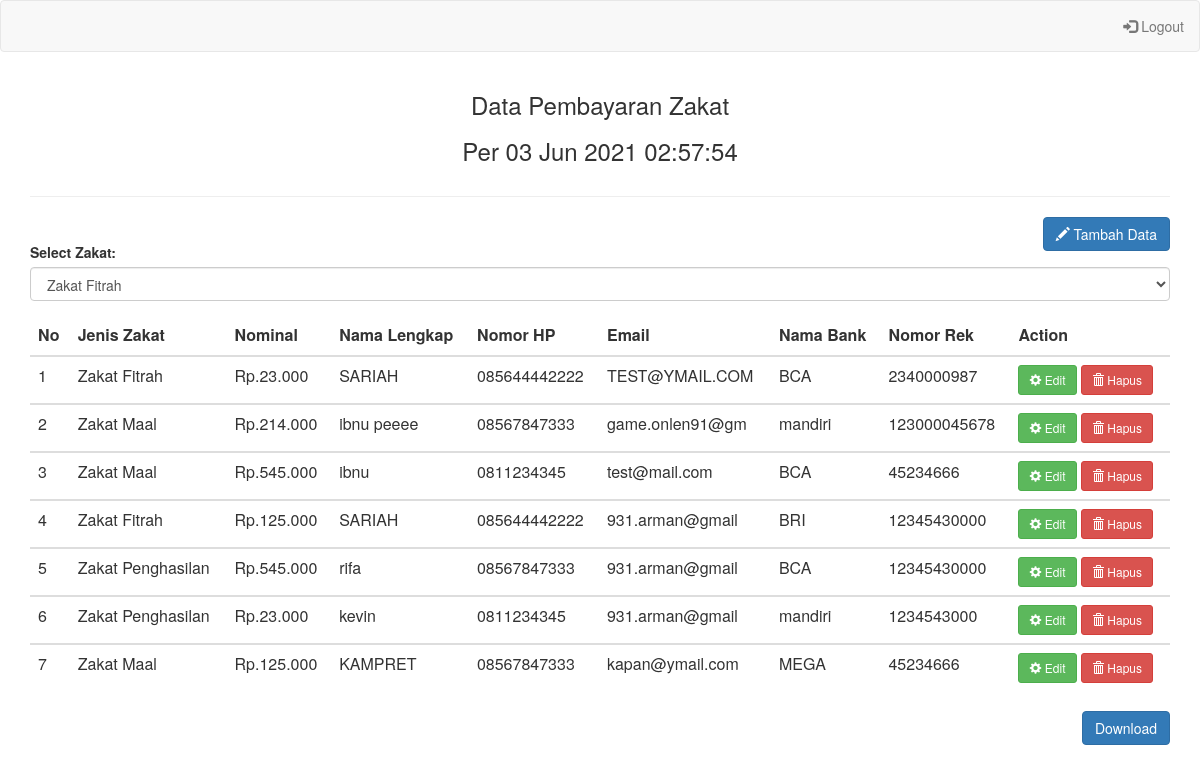
The page /admin/adm_zakat.php (signed in) on the database its author committed.
### tables this page shows
CREATE TABLE IF NOT EXISTS `tb_zakat` (
  `id_zakat` int(5) NOT NULL AUTO_INCREMENT,
  `kode_zakat` char(5) NOT NULL,
  `jenis_zakat` varchar(50) NOT NULL,
  `nominal` int(11) NOT NULL DEFAULT 0,
  `nama_lengkap` varchar(100) NOT NULL,
  `nomor_hp` varchar(100) DEFAULT NULL,
  `email` varchar(15) NOT NULL,
  `nama_bank` varchar(100) NOT NULL,
  `nomor_rek` varchar(50) NOT NULL,
  PRIMARY KEY (`id_zakat`),
  KEY `kode_zakat` (`kode_zakat`),
  CONSTRAINT `zakat` FOREIGN KEY (`kode_zakat`) REFERENCES `zakat` (`kode_zakat`)
);

### admin/adm_zakat.php (the view, shortened to what this page needs)
<?php
include "../template/adm_nav.php";
?>
<div class="container">
	<div class="table-responsive">
		<div style="text-align: center">
        <h3>Data Pembayaran Zakat <?php echo @$_GET['zakat']; ?></h3>
		<?php echo '<h3>'."Per " . date("d M Y H:i:s") ;
		?>
		</div>
		<div class="row">
             <div class="col-md-12">
             </div>
          </div>
        <hr>
        <div style="padding-bottom:25px">
			<div style="float: right">
        <a href="../adm_zakat/tambah_zakat.php" class="btn btn-primary" title="Tambah data Pembayaran Zakat"><span class="glyphicon glyphicon-pencil"></span> Tambah Data</a>
        </div>
			</div>
		<form action="<?php echo $_SERVER["PHP_SELF"];?>" method="get">
    <div class="form-group">
        <label for="sel1">Select Zakat:</label>
        <select class="form-control" name="zakat" onchange='this.form.submit()'>
            <?php
            require "../koneksi.php";
            $sql="select * from zakat";
            $hasil=mysqli_query($koneksi,$sql);
            while ($data = mysqli_fetch_array($hasil)) {
            $ket="";
            ?>
            <option <?php echo $ket; ?> value="<?php echo $data['kode_zakat'];?>"><?php echo $data['nama_zakat'];?></option>
            <?php
	}
  ?>
        </select>
    </div>
    </form>
        <table class="table table-stripped table-hover datatabel">
        <thead>
            <tr>
                <th>No</th>
                <th>Jenis Zakat</th>
                <th>Nominal</th>
                <th>Nama Lengkap</th>
                <th>Nomor HP</th>
                <th>Email</th>
                <th>Nama Bank</th>
                <th>Nomor Rek</th>
                <th>Action</th>
            </tr>
        </thead>
			<?php
        if (isset($_GET['zakat'])) {
            $zakat=trim($_GET['zakat']);
            $sql="select * from tb_zakat where kode_zakat='$zakat' order by id_zakat asc";
        }else {
            $sql="select * from tb_zakat order by id_zakat asc";
        }
        $hasil=mysqli_query($koneksi,$sql);
        $no=0;
        while ($data = mysqli_fetch_array($hasil)) {
            $no++;
            ?>
        <tbody>
            <tr>
                <td><?php echo $no; ?></td>
                <td><?php echo $data["jenis_zakat"]; ?></td>
                <td><?php echo "Rp.".number_format($data["nominal"],0, ".", "."); ?></td>
                <td><?php echo $data["nama_lengkap"]; ?></td>
                <td><?php echo $data["nomor_hp"]; ?></td>
                <td><?php echo $data["email"]; ?></td>
                <td><?php echo $data["nama_bank"]; ?></td>
                <td><?php echo $data["nomor_rek"]; ?></td>
                <td>
                    <a href="../adm_zakat/update_zakat.php?id=<?php echo $data["id_zakat"]; ?>" type="button" class="btn btn-success btn-sm"><span class="glyphicon glyphicon-cog"></span> Edit</a>
                    <a href="../adm_zakat/hapus_zakat.php?id=<?php echo $data["id_zakat"]; ?>" onclick="return confirm('Yakin MENGHAPUS data ?');" type="button" class="btn btn-danger btn-sm"><span class="glyphicon glyphicon-trash"></span> Hapus</a>
                </td>
            </tr>
        <?php
            }
        ?>
        </tbody>
        </table>
		<div style="padding-bottom:25px">
			<div style="float: right">
        <a href="../report.php" class="btn btn-primary" title="Tambah data Pembayaran Zakat"></span> Download</a>
        </div>
				</div>
    </div>
</div>

### template/adm_nav.php (shortened to what this page needs)
<html>
<head>
  <link rel="stylesheet" href="../aset/bootstrap/css/bootstrap.min.css">
  <link rel="stylesheet" type="text/css" href="../aset/datatabel/datatables.min.css"/>
</head>
<body>
<nav class="navbar navbar-default">
  <div class="container-fluid">
    <ul class="nav navbar-nav navbar-right">
      <li><a href="../logout.php"><span class="glyphicon glyphicon-log-in"></span> Logout</a></li>
    </ul>
  </div>
</nav>

### rows shown on the page
tb_zakat: jenis_zakat "Zakat Fitrah", nominal "23.000", nama_lengkap "SARIAH", nomor_hp "085644442222", email "TEST@YMAIL.COM", nama_bank "BCA", nomor_rek "2340000987"
tb_zakat: jenis_zakat "Zakat Maal", nominal "214.000", nama_lengkap "ibnu peeee", nomor_hp "08567847333", email "game.onlen91@gm", nama_bank "mandiri", nomor_rek "123000045678"
tb_zakat: jenis_zakat "Zakat Maal", nominal "545.000", nama_lengkap "ibnu", nomor_hp "0811234345", email "test@mail.com", nama_bank "BCA", nomor_rek "45234666"
tb_zakat: jenis_zakat "Zakat Fitrah", nominal "125.000", nama_lengkap "SARIAH", nomor_hp "085644442222", email "931.arman@gmail", nama_bank "BRI", nomor_rek "12345430000"
tb_zakat: jenis_zakat "Zakat Penghasilan", nominal "545.000", nama_lengkap "rifa", nomor_hp "08567847333", email "931.arman@gmail", nama_bank "BCA", nomor_rek "12345430000"
tb_zakat: jenis_zakat "Zakat Penghasilan", nominal "23.000", nama_lengkap "kevin", nomor_hp "0811234345", email "931.arman@gmail", nama_bank "mandiri", nomor_rek "1234543000"
tb_zakat: jenis_zakat "Zakat Maal", nominal "125.000", nama_lengkap "KAMPRET", nomor_hp "08567847333", email "kapan@ymail.com", nama_bank "MEGA", nomor_rek "45234666"

### other values the page prints
form field zakat "Zakat Fitrah"
